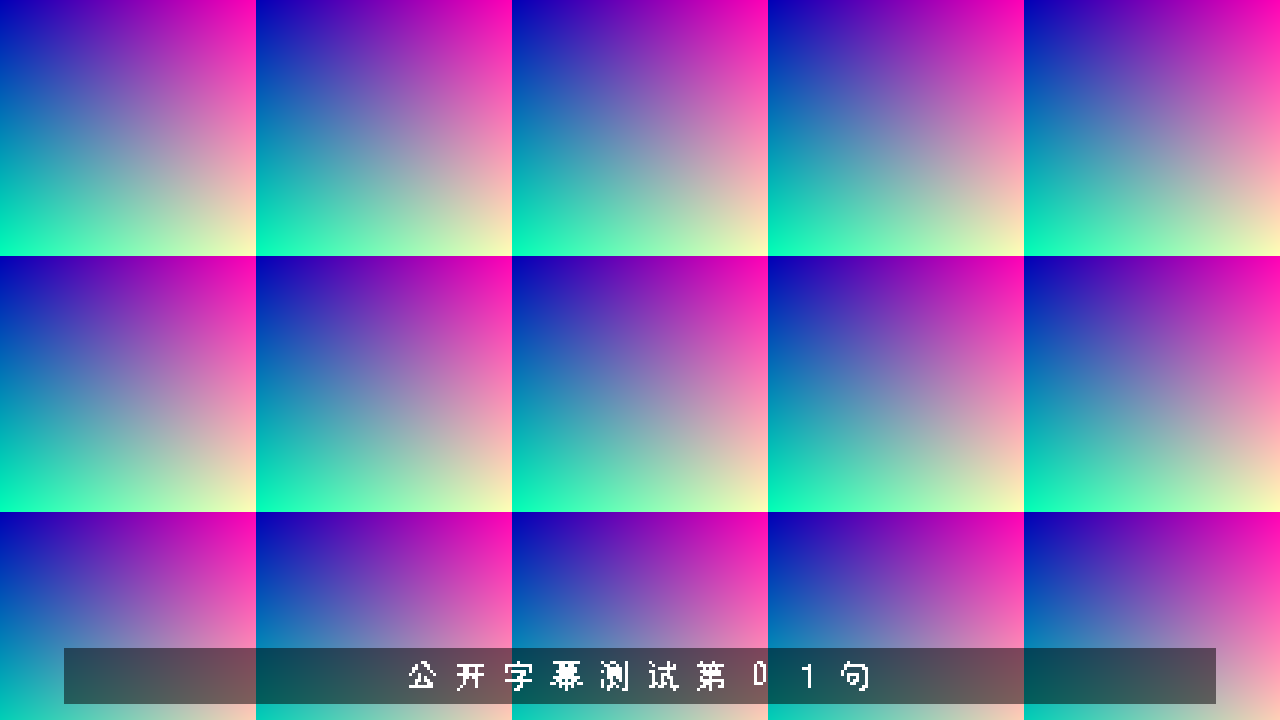
#> input picture 04_evidence/v130_captions_20261031_201418/caption.png, 1280 x 720 px
$ python generate_public_logo.py --image ../04_evidence/v130_captions_20261031_201418/caption.png
#> lines starting #> are read from the running program, lines starting #| are printed output that depends on the picture
"""Generate public demo logo ROMs, or import a locally authorized --image.
Default: self-authored FPGA wordmark, not official Anlogic/TF artwork.
Interfaces, palette, 112x56 rows and synchronous one-cycle latency are retained.
"""
from pathlib import Path
import argparse
from PIL import Image,ImageDraw,ImageFont

def main():
 r=Path(__file__).resolve().parents[1]
 if '01_versions'in r.parts:raise SystemExit('Do not modify frozen archives')
 p=argparse.ArgumentParser(description=__doc__);p.add_argument('--image',type=Path);a=p.parse_args()
 canvas=Image.new('RGB',(112,56),'white')
#> canvas: PIL image 112x56 RGB; every value is 255
 if a.image:
  image=Image.open(a.image).convert('RGB');image.thumbnail((112,56),Image.Resampling.LANCZOS);canvas.paste(image,((112-image.width)//2,(56-image.height)//2))
#> in main, image is the input picture: PIL image 1280x720 RGB; mean R, G, B 123.7, 115.4, 176.2
#> after `image.thumbnail((112, 56), Image.Resampling.LANCZOS)`:
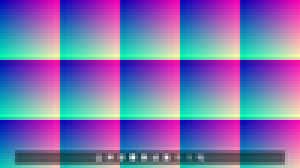
#> image: PIL image 100x56 RGB (shown 3 times larger); mean R, G, B 123.2, 115, 176.2
#> after `canvas.paste(image, ((112 - image.width) // 2, (56 - image.height) // `:
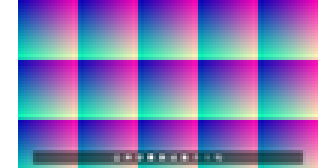
#> canvas: PIL image 112x56 RGB (shown 3 times larger); mean R, G, B 137.4, 130, 184.7
 else:
  d=ImageDraw.Draw(canvas);d.rounded_rectangle((3,4,108,51),radius=9,outline=(24,56,88),width=3)
  font=ImageFont.truetype(str(r/'07_reference/fonts/noto_cjk/NotoSansCJKsc-Medium.otf'),24)
  d.text((22,6),'FPGA',font=font,fill=(24,56,88));d.rectangle((23,42,88,44),fill=(207,24,48))
 values=[];rows=[]
 for y in range(64):
  row=[]
  for x in range(128):
   v=0
   if y<56 and x<112:
    rr,g,b=canvas.getpixel((x,y));v=0 if min(rr,g,b)>185 else(2 if rr>g*1.25 and rr>b*1.15 else 1)
   row.append(v)
  values.extend(row)
  if y<56:rows.append(sum(v<<(2*x)for x,v in enumerate(row[:112])))
#> after the loop, rows = 56 items; values = 8192 values, max 2 at index 22, min 0 at index 0, mean 0.785
 head="`timescale 1ns/1ps\n// PUBLIC self-authored FPGA demo artwork; original TF image is not included.\n"
 text=head+'''module official_logo(input wire[6:0]x,input wire[5:0]y,output wire[1:0]pixel);
 reg[223:0]rowbits;
 always @* begin case(y)
'''+''.join(f"6'd{y}:rowbits=224'h{v:056x};\n"for y,v in enumerate(rows))+'''default:rowbits=0;endcase end
 assign pixel=x<112?((rowbits>>(x*2))&2'b11):2'b00;
endmodule
'''
 sync=text[text.index('module official_logo('):].replace('module official_logo(','module official_logo_sync(input wire clk,',1).replace(' always @* begin case(y)',' reg[6:0]xpos;\n always @(posedge clk)begin xpos<=x;case(y)').replace('rowbits=','rowbits<=').replace('assign pixel=x<112?((rowbits>>(x*2))','assign pixel=xpos<112?((rowbits>>(xpos*2))')
 (r/'01_project/rtl/video/official_logo.v').write_text(text+'\n'+sync,encoding='utf-8')
 (r/'01_project/rtl/visual/official_logo_compact_sync.v').write_text(head+'''module official_logo_compact_sync(input wire clk,input wire[6:0]x,input wire[5:0]y,output reg[1:0]pixel);
 (* ram_style="bram" *)reg[1:0]memory[0:8191];
 wire[12:0]address={y,x};
 initial begin
'''+''.join(f"memory[{i}]=2'd{v};\n"for i,v in enumerate(values))+'''end
 always @(posedge clk)pixel<=memory[address];
endmodule
''',encoding='utf-8')
 print('Public logo ROMs generated: 112x56, 2-bit palette, padded 128x64 memory')
if __name__=='__main__':main()
